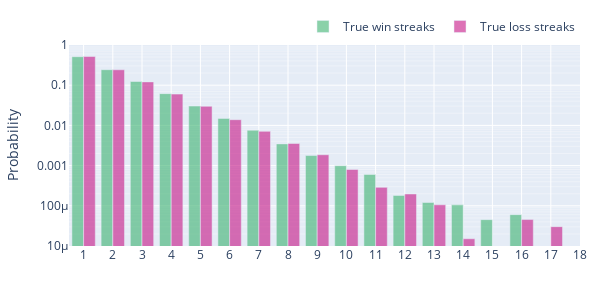

This figure's notebook cell:
### Code cell
import numpy as np 
import plotly.graph_objects as go

fig = go.Figure()

bins = dict( # bins used for histogram
        start=1,
        end=30,
        size=1
    )


fig.add_trace(
    go.Bar(
        x=np.arange(1, len(true_win_streaks_freq), 1),
        y=true_win_streaks_freq,
        name='True win streaks',
        marker_color='rgba(60, 179, 113, 0.6)',
    )
)

fig.add_trace(
    go.Bar(
        x=np.arange(1, len(true_loss_streaks_freq), 1),
        y=true_loss_streaks_freq,
        name='True loss streaks',
        marker_color='rgba(199, 21, 133, 0.6)',
    )
)

fig.update_xaxes(
    tickmode='linear', 
    tick0=1, 
    dtick=1, 
    range=[0.5, 18.],
    showgrid=True, 
    title='',
    minor=dict(showgrid=True)
)

fig.update_yaxes(
    type='log', 
    title='Probability', 
    range=[-5, 0], 
    showgrid=True, 
    minor=dict(showgrid=True)
)

fig.update_layout(
    hovermode="x",
    margin=dict(l=20, r=20, t=20, b=20),
    legend=dict(orientation="h", yanchor="bottom", y=1.02, xanchor="right", x=1),
    width=600, height=300,  
)

fig.show()

with open("docs/loserQ/assets/history_streak_histogram.json", "w") as f:
    f.write(fig.to_json())

### Figure 1 — Plotly figure (JSON) as saved in the notebook; plotly's stock layout.template omitted (floating-point values rounded to 4 significant figures)
{"data": [{"marker": {"color": "rgba(60, 179, 113, 0.6)"}, "name": "True win streaks", "x": [1, 2, 3, 4, 5, 6, 7, 8, 9, 10, 11, 12, 13, 14, 15, 16, 17, 18, 19, 20, 21, 22, 23, 24, 25, 26, 27, 28, 29, 30, 31, 32, 33, 34, 35, 36, 37, 38, 39, 40, 41, 42, 43, 44, 45, 46, 47, 48, 49, 50, 51, 52, 53, 54, 55, 56, 57, 58, 59, 60, 61, 62, 63, 64, 65, 66, 67, 68, 69, 70, 71, 72, 73, 74, 75, 76, 77, 78, 79, 80, 81, 82, 83, 84], "y": [0.5119, 0.2428, 0.1235, 0.06167, 0.03028, 0.01491, 0.007584, 0.003468, 0.001779, 0.0009951, 0.0006031, 0.0001809, 0.0001206, 0.0001055, 4.523e-05, 6.031e-05, 0.0, 0.0, 0.0, 0.0, 0.0, 0.0, 0.0, 0.0, 0.0, 0.0, 0.0, 0.0, 0.0, 0.0, 0.0, 0.0, 0.0, 0.0, 0.0, 0.0, 0.0, 0.0, 0.0, 0.0, 0.0, 0.0, 0.0, 0.0, 0.0, 0.0, 0.0, 0.0, 0.0, 0.0, 0.0, 0.0, 0.0, 0.0, 0.0, 0.0, 0.0, 0.0, 0.0, 0.0, 0.0, 0.0, 0.0, 0.0, 0.0, 0.0, 0.0, 0.0, 0.0, 0.0, 0.0, 0.0, 0.0, 0.0, 0.0, 0.0, 0.0, 0.0, 0.0, 0.0, 0.0, 0.0, 0.0, 0.0, 0.0], "type": "bar"}, {"marker": {"color": "rgba(199, 21, 133, 0.6)"}, "name": "True loss streaks", "x": [1, 2, 3, 4, 5, 6, 7, 8, 9, 10, 11, 12, 13, 14, 15, 16, 17, 18, 19, 20, 21, 22, 23, 24, 25, 26, 27, 28, 29, 30, 31, 32, 33, 34, 35, 36, 37, 38, 39, 40, 41, 42, 43, 44, 45, 46, 47, 48, 49, 50, 51, 52, 53, 54, 55, 56, 57, 58, 59, 60, 61, 62, 63, 64, 65, 66, 67, 68, 69, 70, 71, 72, 73, 74, 75, 76, 77, 78, 79, 80, 81, 82, 83, 84], "y": [0.5196, 0.2417, 0.1209, 0.06003, 0.0299, 0.01387, 0.007133, 0.003559, 0.001863, 0.0008027, 0.0002877, 0.0001969, 0.000106, 1.514e-05, 0.0, 4.543e-05, 3.029e-05, 0.0, 0.0, 0.0, 0.0, 0.0, 0.0, 0.0, 0.0, 0.0, 0.0, 0.0, 0.0, 0.0, 0.0, 0.0, 0.0, 0.0, 0.0, 0.0, 0.0, 0.0, 0.0, 0.0, 0.0, 0.0, 0.0, 0.0, 0.0, 0.0, 0.0, 0.0, 0.0, 0.0, 0.0, 0.0, 0.0, 0.0, 0.0, 0.0, 0.0, 0.0, 0.0, 0.0, 0.0, 0.0, 0.0, 0.0, 0.0, 0.0, 0.0, 0.0, 0.0, 0.0, 0.0, 0.0, 0.0, 0.0, 0.0, 0.0, 0.0, 0.0, 0.0, 0.0, 0.0, 0.0, 0.0, 0.0, 0.0], "type": "bar"}], "layout": {"xaxis": {"minor": {"showgrid": true}, "tickmode": "linear", "tick0": 1, "dtick": 1, "range": [0.5, 18.0], "showgrid": true, "title": {"text": ""}}, "yaxis": {"minor": {"showgrid": true}, "type": "log", "title": {"text": "Probability"}, "range": [-5, 0], "showgrid": true}, "margin": {"l": 20, "r": 20, "t": 20, "b": 20}, "legend": {"orientation": "h", "yanchor": "bottom", "y": 1.02, "xanchor": "right", "x": 1}, "hovermode": "x", "width": 600, "height": 300}}
